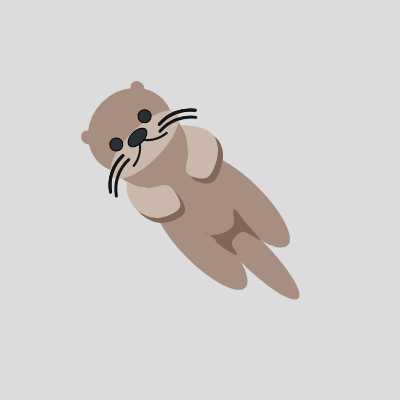
Frame 1 (no input)
Frame 60 (no input): identical to frame 1, image omitted
Frame 120 (the mouse pressed at the canvas centre since frame 60): identical to frame 1, image omitted

The p5.js sketch that drew this single still picture (run headless with seeded random() and noise() and a simulated clock; from frame 60 on, the mouse is pressed at the canvas centre):

// p5.js sketch
// ── sketch.js
function setup() {
  createCanvas(400, 400);
}

function draw() {
  background(220);

  drawOtter();
}

function drawOtter() {
  push();
  translate(width * 0.2, height * 0.2);
  push();
  rectMode(CENTER);
  fill(167, 142, 129);
  noStroke();
  translate(107, 107);
  rotate(radians(-45));
  ellipse(0, -55, 80, 80);
  ellipse(0, 0, 60, 125);
  ellipse(30, 50, 40, 125);
  ellipse(-30, 50, 40, 125);
  ellipse(0, 90, 30, 135);
  ellipse(0, -80, 90, 80);
  ellipse(-35, -105, 13, 15);
  ellipse(35, -105, 13, 15);
  fill(202, 184, 172);
  ellipse(0, -60, 90, 35);
  pop();

  push();
  scale(0.75);
  translate(40, 90);
  rotate(radians(-20));
  noFill();
  stroke(20);
  strokeWeight(3);
  arc(0, 0, 80, 80, 0, 1.0025);
  pop();

  push();
  scale(0.75);
  translate(90, 40);
  rotate(radians(50));
  noFill();
  stroke(20);
  strokeWeight(3);
  arc(0, 0, 80, 80, 0, 1.0025);
  pop();

  push();
  translate(107, 107);
  rotate(radians(-45));
  fill(41, 47, 51);
  ellipse(-20, -80, 13, 13);
  ellipse(20, -80, 13, 13);
  ellipse(0, -70, 23, 13);
  pop();


  push();
  translate(5, 5);
  fill(132, 102, 89);
  noStroke();
  beginShape();
  curveVertex(67, 71);
  curveVertex(47, 101);
  curveVertex(54, 127);
  curveVertex(77, 138);
  curveVertex(100, 127);
  curveVertex(89, 106);
  curveVertex(67, 108);
  curveVertex(47, 101);
  curveVertex(8, 70);
  endShape();

  beginShape();
  curveVertex(68, 49);
  curveVertex(102, 45);
  curveVertex(130, 52);
  curveVertex(138, 72);
  curveVertex(128, 97);
  curveVertex(107, 93);
  curveVertex(108, 71);
  curveVertex(102, 45);
  curveVertex(76, 2);
  endShape();
  pop();

  push();
  fill(202, 184, 172);
  noStroke();
  beginShape();
  curveVertex(67, 71);
  curveVertex(47, 101);
  curveVertex(54, 127);
  curveVertex(77, 138);
  curveVertex(100, 127);
  curveVertex(89, 106);
  curveVertex(67, 108);
  curveVertex(47, 101);
  curveVertex(8, 70);
  endShape();


  beginShape();
  curveVertex(68, 49);
  curveVertex(102, 45);
  curveVertex(130, 52);
  curveVertex(138, 72);
  curveVertex(128, 97);
  curveVertex(107, 93);
  curveVertex(108, 71);
  curveVertex(102, 45);
  curveVertex(76, 2);
  endShape();
  pop();

  push();
  translate(70, 105);
  rotate(radians(170));
  noFill();
  stroke(20);
  strokeWeight(3);
  arc(0, 0, 80, 80, 0, 1.0025);
  arc(-5, -5, 80, 80, 0, 1.0025);
  arc(0, 0, 80, 80, 0, 1.0025);
  pop();

  push();
  translate(110, 70);
  rotate(radians(-140));
  noFill();
  stroke(20);
  strokeWeight(3);
  arc(0, 0, 80, 80, 0, 1.0025);
  arc(-5, -5, 80, 80, 0, 1.0025);
  arc(0, 0, 80, 80, 0, 1.0025);
  pop();



  push();
  fill(132, 102, 89);
  noStroke();
  beginShape();
  curveVertex(98, 125);
  curveVertex(123, 152);
  curveVertex(139, 154);
  curveVertex(153, 146);
  curveVertex(154, 129);
  curveVertex(166, 143);
  curveVertex(173, 151);
  curveVertex(180, 160);
  curveVertex(164, 152);
  curveVertex(156, 156);
  curveVertex(152, 164);
  curveVertex(157, 175);
  curveVertex(145, 169);
  curveVertex(136, 162);
  curveVertex(135, 159);
  curveVertex(123, 152);
  curveVertex(101, 149);
  endShape();
  pop();
  pop();
}
